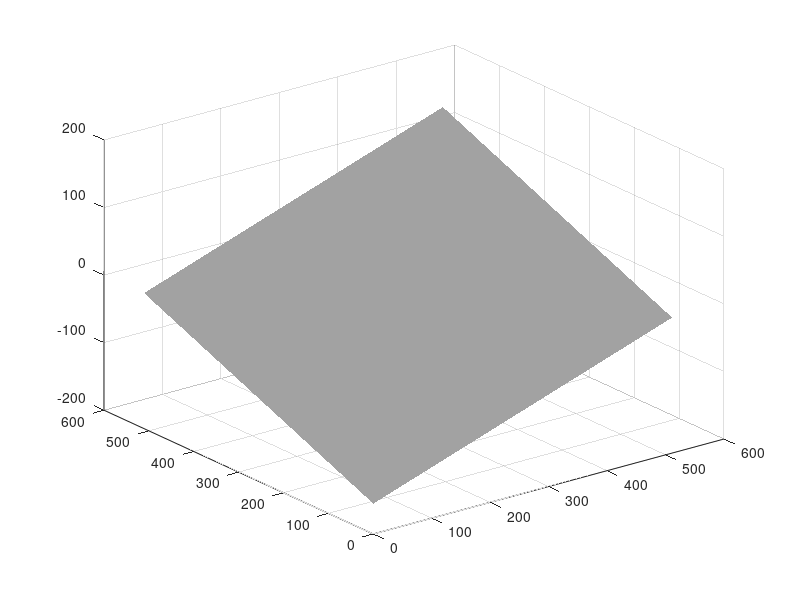
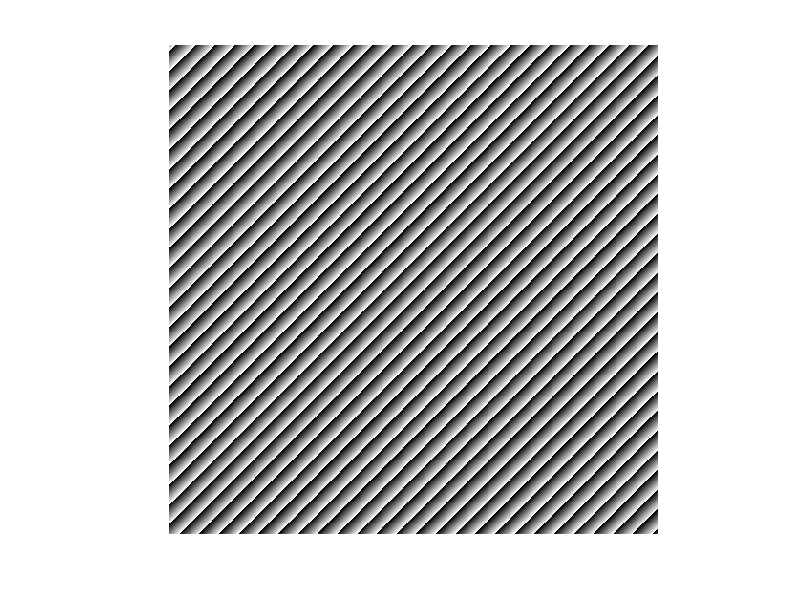
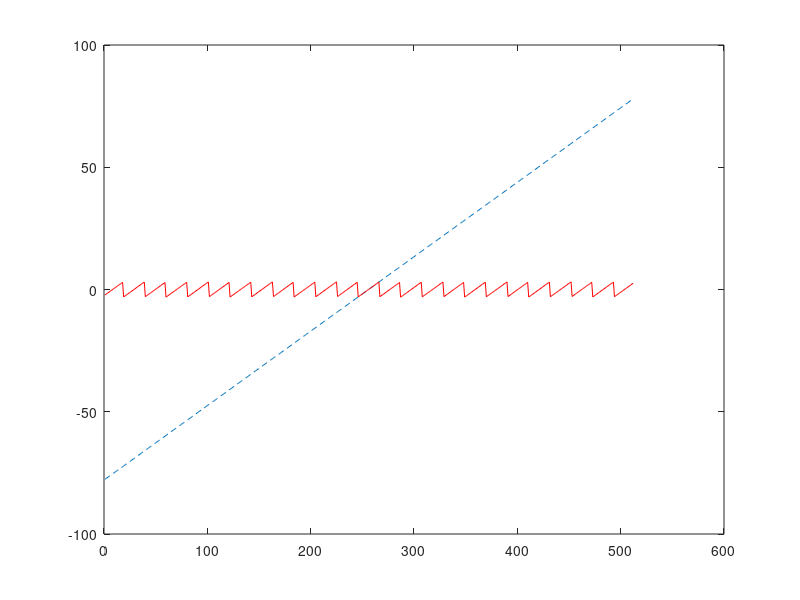
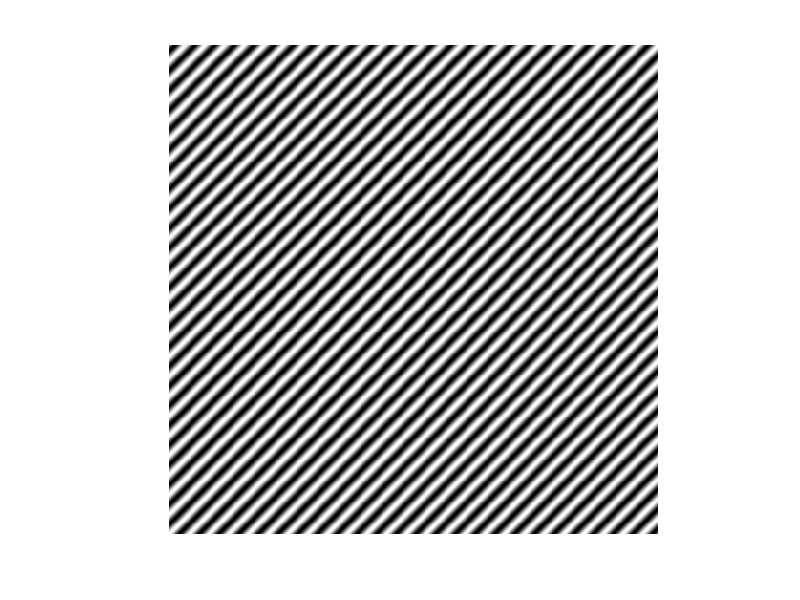

Here is the MATLAB script that generated these plots, in order:
lamda=6328e-10;
k=2*pi/lamda;
alpha=pi/2.005;
beta=pi/2.005;
L=0.004;
x=linspace(-L/2,L/2,512);y=x;
[x,y]=meshgrid(x,y);
U=exp(1j.*k.*(x.*cos(alpha)+y.*cos(beta)));
ph=k.*(x.*cos(alpha)+y.*cos(beta));
figure,surfl(ph),shading interp,colormap(gray)
phyp=angle(U);
figure,imshow(phyp,[])
figure,plot(ph(257,:),'--')
hold on,plot(phyp(257,:),'r')
diff=U+1;
I=diff.*conj(diff);
figure,imshow(I,[])
UFuv=fftshift(fft2(U));
figure,imshow(abs(UFuv),[0,max(max(abs(UFuv)))./50])
IFuv=fftshift(fft2(I));
figure,imshow(abs(IFuv),[0,max(max(abs(IFuv)))./50])
